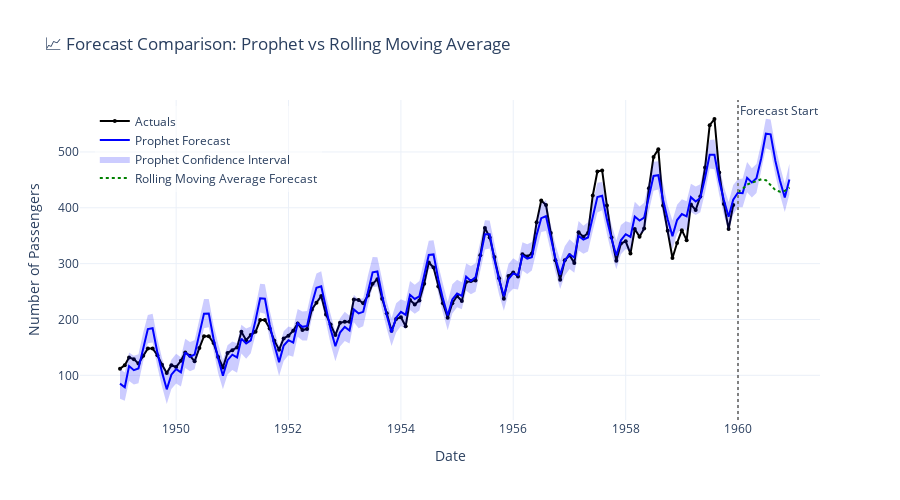

Notebook cell for this chart:
### Code cell
import pandas as pd
from prophet import Prophet
import plotly.graph_objects as go

# Load dataset
df = pd.read_csv('https://raw.githubusercontent.com/jbrownlee/Datasets/master/airline-passengers.csv')
df.columns = ['ds', 'y']
df['ds'] = pd.to_datetime(df['ds'])

# Split data into train and test
train_df = df[:-12]
test_df = df[-12:]

# Prophet Forecast
prophet_model = Prophet()
prophet_model.fit(train_df)
future = prophet_model.make_future_dataframe(periods=12, freq='M')
prophet_forecast = prophet_model.predict(future)
prophet_forecast.set_index('ds', inplace=True)

# Rolling Moving Average Forecast
window = 12
rolling_forecast_values = list(train_df['y'].iloc[-window:].values)  # start with last 5 real values
forecast_dates = test_df['ds'].values
rolling_preds = []

for i in range(len(forecast_dates)):
    avg = sum(rolling_forecast_values[-window:]) / window
    rolling_preds.append(avg)
    rolling_forecast_values.append(avg)  # append prediction for use in next rolling window

# Create DataFrame
rolling_forecast = pd.DataFrame({
    'ds': forecast_dates,
    'yhat': rolling_preds
}).set_index('ds')

# ------------------ Plotting ------------------ #
fig = go.Figure()

# Plot Actuals
actuals_end = test_df['ds'].max()
actuals_df = df[df['ds'] <= actuals_end]
actuals_df = actuals_df[actuals_df['ds'] < '1960-01-01']

fig.add_trace(go.Scatter(
    x=actuals_df['ds'], y=actuals_df['y'],
    mode='lines+markers',
    name='Actuals',
    line=dict(color='black', width=2),
    marker=dict(size=4)
))

# Prophet Forecast
fig.add_trace(go.Scatter(
    x=prophet_forecast.index, y=prophet_forecast['yhat'],
    mode='lines',
    name='Prophet Forecast',
    line=dict(color='blue', width=2)
))

# Prophet Confidence Interval
fig.add_trace(go.Scatter(
    x=pd.concat([
        pd.Series(prophet_forecast.index),
        pd.Series(prophet_forecast.index[::-1])
    ]),
    y=pd.concat([
        prophet_forecast['yhat_upper'],
        prophet_forecast['yhat_lower'][::-1]
    ]),
    fill='toself',
    fillcolor='rgba(0, 0, 255, 0.2)',
    line=dict(color='rgba(255,255,255,0)'),
    hoverinfo="skip",
    showlegend=True,
    name='Prophet Confidence Interval'
))

# Rolling Moving Average Forecast
fig.add_trace(go.Scatter(
    x=rolling_forecast.index, y=rolling_forecast['yhat'],
    mode='lines',
    name='Rolling Moving Average Forecast',
    line=dict(color='green', width=2, dash='dot')
))

# Forecast start vertical line
forecast_start = test_df['ds'].iloc[0].timestamp() * 1000
fig.add_vline(
    x=forecast_start,
    line_width=2, line_dash="dot", line_color="gray",
    annotation_text="Forecast Start", annotation_position="top right"
)

# Layout settings
fig.update_layout(
    title='📈 Forecast Comparison: Prophet vs Rolling Moving Average',
    xaxis_title='Date',
    yaxis_title='Number of Passengers',
    legend=dict(x=0.02, y=0.98, bgcolor='rgba(255,255,255,0.5)', bordercolor='black'),
    template='plotly_white',
    height=500
)

fig.show()

### Figure 1 — Plotly figure (JSON) as saved in the notebook; plotly's stock layout.template omitted (floating-point values rounded to 4 significant figures; data arrays with more than 128 entries replaced by an {"elided": "..."} marker saying what was removed)
{"data": [{"line": {"color": "black", "width": 2}, "marker": {"size": 4}, "mode": "lines+markers", "name": "Actuals", "type": "scatter", "x": {"elided": "132 str values"}, "y": {"elided": "132 int values"}}, {"line": {"color": "blue", "width": 2}, "mode": "lines", "name": "Prophet Forecast", "type": "scatter", "x": {"elided": "144 str values"}, "y": {"elided": "144 float values"}}, {"fill": "toself", "fillcolor": "rgba(0, 0, 255, 0.2)", "hoverinfo": "skip", "line": {"color": "rgba(255,255,255,0)"}, "name": "Prophet Confidence Interval", "showlegend": true, "type": "scatter", "x": {"elided": "288 str values"}, "y": {"elided": "288 float values"}}, {"line": {"color": "green", "dash": "dot", "width": 2}, "mode": "lines", "name": "Rolling Moving Average Forecast", "type": "scatter", "x": ["1960-01-01T00:00:00", "1960-02-01T00:00:00", "1960-03-01T00:00:00", "1960-04-01T00:00:00", "1960-05-01T00:00:00", "1960-06-01T00:00:00", "1960-07-01T00:00:00", "1960-08-01T00:00:00", "1960-09-01T00:00:00", "1960-10-01T00:00:00", "1960-11-01T00:00:00", "1960-12-01T00:00:00"], "y": [428.3, 434.0, 441.7, 444.7, 448.7, 451.1, 449.4, 441.2, 431.3, 428.7, 430.5, 436.2]}], "layout": {"annotations": [{"showarrow": false, "text": "Forecast Start", "x": -315619200000, "xanchor": "left", "xref": "x", "y": 1, "yanchor": "top", "yref": "y domain"}], "height": 500, "legend": {"bgcolor": "rgba(255,255,255,0.5)", "bordercolor": "black", "x": 0.02, "y": 0.98}, "shapes": [{"line": {"color": "gray", "dash": "dot", "width": 2}, "type": "line", "x0": -315619200000, "x1": -315619200000, "xref": "x", "y0": 0, "y1": 1, "yref": "y domain"}], "title": {"text": "📈 Forecast Comparison: Prophet vs Rolling Moving Average"}, "xaxis": {"title": {"text": "Date"}}, "yaxis": {"title": {"text": "Number of Passengers"}}}}
